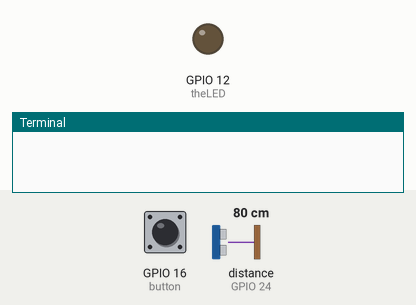
Bench run of a program on a simulated Raspberry Pi (BCM pin numbers). Parts: output pins drawn as LEDs (lit = HIGH), the last lines printed to the terminal. Dashed ring = blinking. Inputs (shaded band) come from the test bench; at power-on: distance to the obstacle (sensor on GPIO 24) 80 cm, GPIO 16 (button) HIGH. The echo pulse lasts 58.3 µs per cm.

Above: at 1.2 s.
1.3 s: distance to the obstacle (sensor on GPIO 24) set to 33 cm
4.5 s: distance to the obstacle (sensor on GPIO 24) set to 27 cm
At 6.12 s:
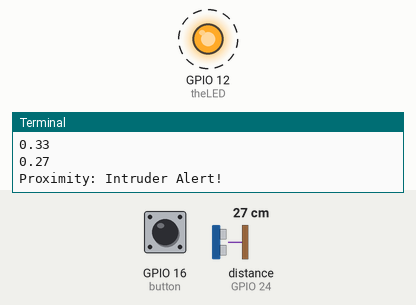
Timing chart, 0 to 21.2 s (numbered marks = the images above; inputs shaded):
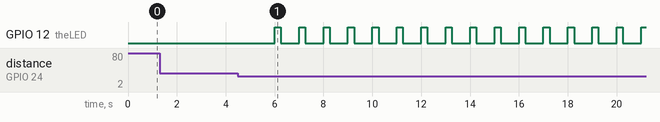

Measured:
- the behaviour switches between 30 and 29 cm on distance to the obstacle (sensor on GPIO 24) (found by bisection; images 0 and 1)
- after the input at 4.5 s, GPIO 12 (theLED): alternates HIGH for 0.25 s and LOW for 0.75 s, starting after 1.5 s

The program:

polling_solution.py
```python
# critter detector - polling solution

from gpiozero import DistanceSensor, Button, LED
from time import sleep

dsense = DistanceSensor(echo = 24, trigger = 18)
button = Button(16)
theLED = LED(12)

def IntruderAlert(device):
    if (device == "DistanceSensor"):
        theLED.blink(on_time = .25, off_time = .75, n = 10, background = True)
        print("Proximity: Intruder Alert!")
    else:
        print("Button: Intruder Alert!")
        theLED.blink(on_time = .75, off_time = .25, n = 10, background = True)


try:
    while True:
        sleep(3)
        intruderDistance = dsense.distance
        print(intruderDistance)
        if (intruderDistance < .3):
            IntruderAlert("DistanceSensor")
        if (button.is_pressed):
            IntruderAlert("Button")

except KeyboardInterrupt:
    print("cleanup")
```
